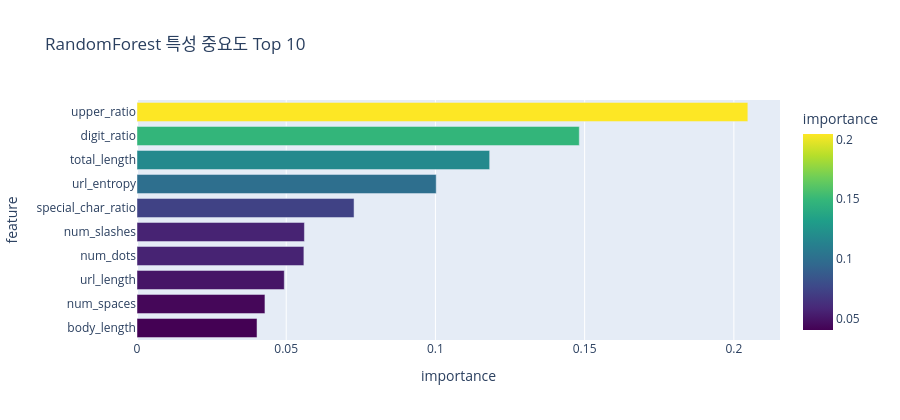

Notebook source saved alongside this figure:
### Code cell
# %% [4] 특성 중요도 Top 10
importance_df = pd.DataFrame({
    "feature": feature_cols,
    "importance": rf.feature_importances_,
}).sort_values("importance", ascending=False).head(10)

fig = px.bar(
    importance_df, x="importance", y="feature", orientation="h",
    title="RandomForest 특성 중요도 Top 10",
    color="importance", color_continuous_scale="Viridis",
)
fig.update_layout(yaxis={"categoryorder":"total ascending"}, height=420)
fig.show()
print(importance_df.to_string(index=False))

### Figure 1 — Plotly figure (JSON) as saved in the notebook; plotly's stock layout.template omitted (floating-point values rounded to 4 significant figures)
{"data": [{"hovertemplate": "importance=%{marker.color}<br>feature=%{y}<extra></extra>", "legendgroup": "", "marker": {"color": [0.2047, 0.1482, 0.1182, 0.1003, 0.07273, 0.0561, 0.05592, 0.04936, 0.04287, 0.04022], "coloraxis": "coloraxis", "pattern": {"shape": ""}}, "name": "", "orientation": "h", "showlegend": false, "textposition": "auto", "type": "bar", "x": [0.2047, 0.1482, 0.1182, 0.1003, 0.07273, 0.0561, 0.05592, 0.04936, 0.04287, 0.04022], "xaxis": "x", "y": ["upper_ratio", "digit_ratio", "total_length", "url_entropy", "special_char_ratio", "num_slashes", "num_dots", "url_length", "num_spaces", "body_length"], "yaxis": "y"}], "layout": {"barmode": "relative", "coloraxis": {"colorbar": {"title": {"text": "importance"}}, "colorscale": [[0, "#440154"], [0.1111, "#482878"], [0.2222, "#3e4989"], [0.3333, "#31688e"], [0.4444, "#26828e"], [0.5556, "#1f9e89"], [0.6667, "#35b779"], [0.7778, "#6ece58"], [0.8889, "#b5de2b"], [1, "#fde725"]]}, "height": 420, "legend": {"tracegroupgap": 0}, "title": {"text": "RandomForest 특성 중요도 Top 10"}, "xaxis": {"anchor": "y", "domain": [0, 1], "title": {"text": "importance"}}, "yaxis": {"anchor": "x", "categoryorder": "total ascending", "domain": [0, 1], "title": {"text": "feature"}}}}
